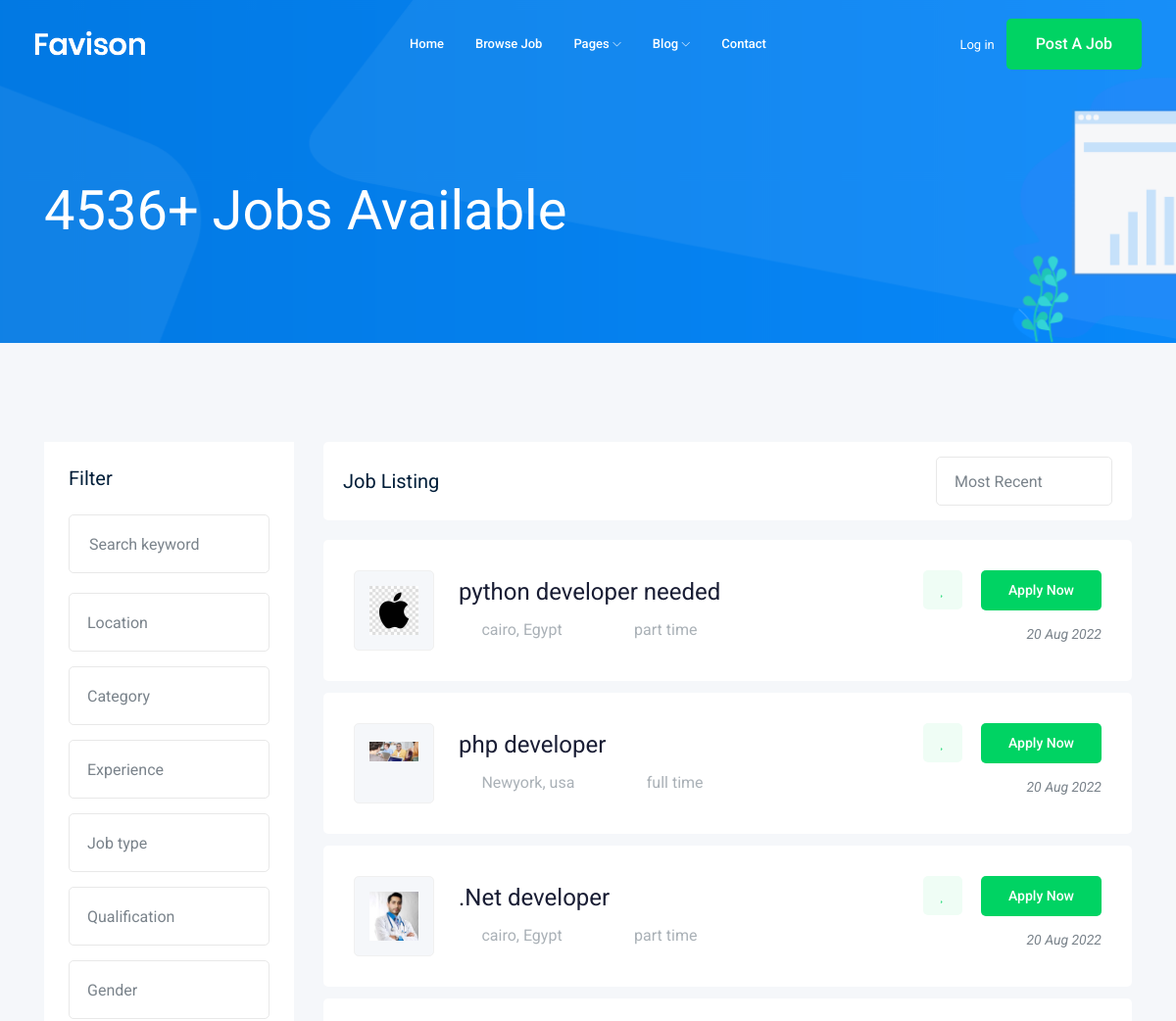
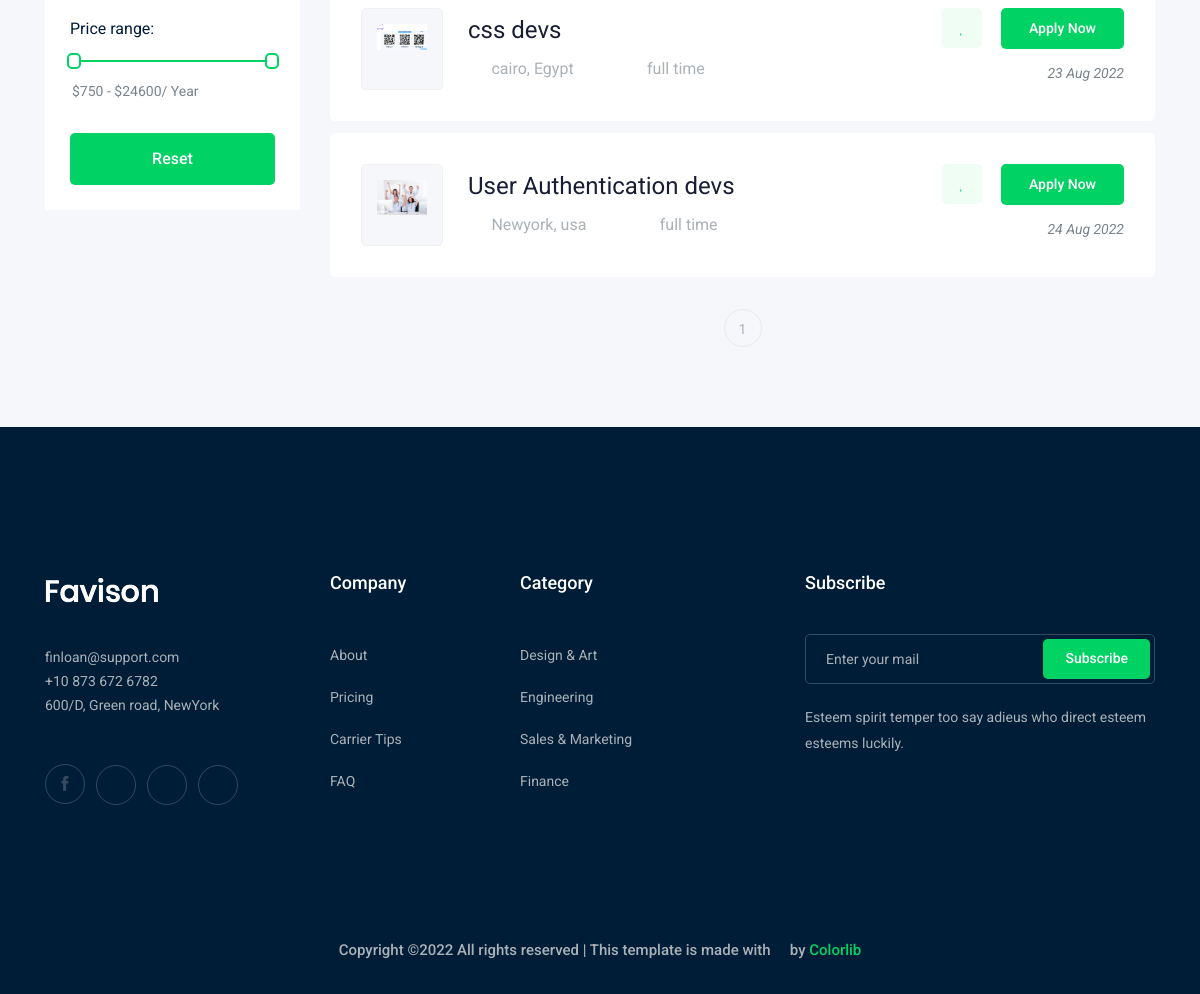
The page /job/ on the database its author committed (2 pictures, top to bottom).
### job/models.py (models this page shows, shortened)
class Job(models.Model):
    owner=models.ForeignKey(User,related_name="job_owner",on_delete=models.CASCADE)
    title=models.CharField(max_length=100)
    job_type=models.CharField(max_length=15,choices=job_ty)
    experience=models.IntegerField(default=1)
    jop_describtion=models.TextField(max_length=1000)
    puplish_date=models.DateTimeField(auto_now=True)
    Vacancy=models.IntegerField(default=1)
    Salary=models.DecimalField(max_digits=6,decimal_places=2)
    category=models.ForeignKey(Category,on_delete=models.CASCADE)
    img=models.ImageField(upload_to= upload_img)
    location=models.ForeignKey(Location,on_delete=models.CASCADE)
    slug=models.SlugField(max_length=100,blank=True,null=True)

class Location(models.Model):
    city=models.CharField(max_length=100)
    countery=models.CharField(max_length=100)

### job/views.py (the view)
# urls.py: path('',views.job_list,name='job_list'),
def job_list(request):
    job_list=Job.objects.all()
    pagintor=Paginator(job_list,5)
    page_num=request.GET.get('page')
    page_obj=pagintor.get_page(page_num)
    contxt={"jobs":page_obj}
    return render(request,"job/all_job.html",contxt)

### job/templates/job/all_job.html (shortened to what this page needs)
{% extends "base.html" %}
 {% block content %}
    <div class="bradcam_area bradcam_bg_1">
        <div class="container">
            <div class="row">
                <div class="col-xl-12">
                    <div class="bradcam_text">
                        <h3>4536+ Jobs Available</h3>
                    </div>
                </div>
            </div>
        </div>
    </div>
    <div class="job_listing_area plus_padding">
        <div class="container">
            <div class="row">
                <div class="col-lg-3">
                    <div class="job_filter white-bg">
                        <div class="form_inner white-bg">
                            <h3>Filter</h3>
                            <form action="#">
                                <div class="row">
                                    <div class="col-lg-12">
                                        <div class="single_field">
                                            <input type="text" placeholder="Search keyword">
                                        </div>
                                    </div>
                                    <div class="col-lg-12">
                                    </div>
                                    <div class="col-lg-12">
                                    </div>
                                    <div class="col-lg-12">
                                    </div>
                                    <div class="col-lg-12">
                                    </div>
                                    <div class="col-lg-12">
                                    </div>
                                    <div class="col-lg-12">
                                    </div>
                                </div>
                            </form>
                        </div>
                        <div class="range_wrap">
                            <label for="amount">Price range:</label>
                            <div id="slider-range"></div>
                            <p>
                                <input type="text" id="amount" readonly style="border:0; color:#7A838B; font-size: 14px; font-weight:400;">
                            </p>
                        </div>
                        <div class="reset_btn">
                            <button  class="boxed-btn3 w-100" type="submit">Reset</button>
                        </div>
                    </div>
                </div>
                <div class="col-lg-9">
                    <div class="recent_joblist_wrap">
                        <div class="recent_joblist white-bg ">
                            <div class="row align-items-center">
                                <div class="col-md-6">
                                    <h4>Job Listing</h4>
                                </div>
                                <div class="col-md-6">
                                    <div class="serch_cat d-flex justify-content-end">
                                    </div>
                                </div>
                            </div>
                        </div>
                    </div>
                    <div class="job_lists m-0">
                    {% for job in jobs  %}
                        <div class="row">
                            <div class="col-lg-12 col-md-12">
                                <div class="single_jobs white-bg d-flex justify-content-between">
                                    <div class="jobs_left d-flex align-items-center">
                                        <div class="thumb">
                                            <img style="max-width: 50px; height: auto; " src={{job.img.url}} alt="">
                                        </div>
                                        <div class="jobs_conetent">
                                            <a href={% url 'jobs:job_detail' job.slug %}><h4>{{job.title}}</h4></a>
                                            <div class="links_locat d-flex align-items-center">
                                                <div class="location">
                                                    <p> <i class="fa fa-map-marker"></i> {{job.location.city}}, {{job.location.countery}}</p>
                                                </div>
                                                <div class="location">
                                                    <p> <i class="fa fa-clock-o"></i> {{job.job_type}} </p>
                                                </div>
                                            </div>
                                        </div>
                                    </div>
                                    <div class="jobs_right">
                                        <div class="apply_now">
                                            <a class="heart_mark" href="#"> <i class="fa fa-heart"></i> </a>
                                            <a href={% url 'jobs:job_detail' job.slug %} class="boxed-btn3">Apply Now</a>
                                        </div>
                                        <div class="date">
                                            <p>{{job.puplish_date|date:'j M Y'}}</p>
                                        </div>
                                    </div>
                                </div>
                            </div>
                        </div>
                        {% endfor %}
                        <div class="row">
                            <div class="col-lg-12">
                                <div class="pagination_wrap">
                                    <ul>
                                        {% for page_num in jobs.paginator.page_range %}
                                        <li><a href="?page={{page_num}}"><span>{{page_num}}</span></a></li>
                                        {% endfor %}
                                    </ul>
                                </div>
                            </div>
                        </div>
                    </div>
                </div>
            </div>
        </div>
    </div>
    {% endblock content %}

### rows shown on the page
Job: img (picture), title "python developer needed", location.city "cairo", location.countery "Egypt", job_type "part time", puplish_date "20 Aug 2022"
Job: img (picture), title "php developer", location.city "Newyork", location.countery "usa", job_type "full time", puplish_date "20 Aug 2022"
Job: img (placeholder picture), title ".Net developer", location.city "cairo", location.countery "Egypt", job_type "part time", puplish_date "20 Aug 2022"
Job: img (placeholder picture), title "css devs", location.city "cairo", location.countery "Egypt", job_type "full time", puplish_date "23 Aug 2022"
Job: img (picture), title "User Authentication devs", location.city "Newyork", location.countery "usa", job_type "full time", puplish_date "24 Aug 2022"

### other values the page prints
{{ page_num }} "1"
